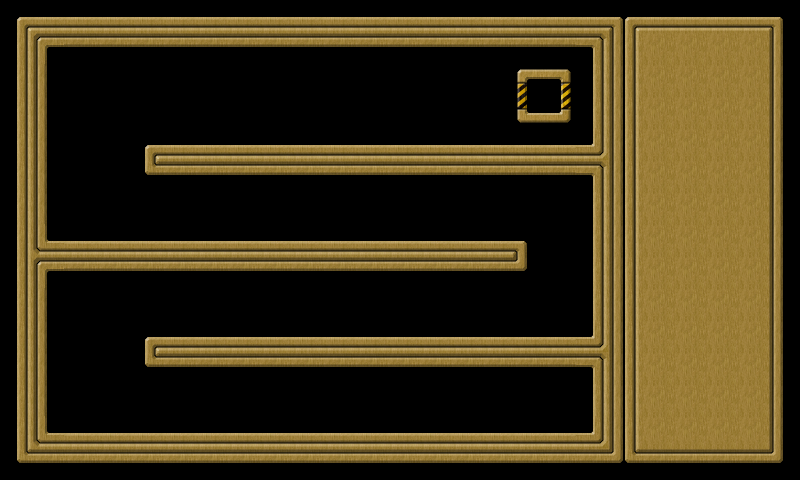

This is a level from a 2D game, rendered from its Tiled map with the project's own tilesets. A one-line summary and the map file follow, with tile-layer data summarised:
An orthogonal 25x15 tile map with 32x32 px tiles, 2 tile layers (background, controlpanel) and 39 objects (wall001, wall002, wall003, wall004, wall005, ...).

<map version="1.0" orientation="orthogonal" width="25" height="15" tilewidth="32" tileheight="32">
 <tileset firstgid="1" name="tileset" tilewidth="32" tileheight="32">
  <image source="tileset.png" width="160" height="448" />
 </tileset>
 <layer name="background" width="20" height="15">
  <data>[300 cells, 300 non-empty, 18 distinct tile ids]</data>
 </layer>
 <layer name="controlpanel" width="25" height="15">
  <data>[375 cells, 90 non-empty, 9 distinct tile ids]</data>
 </layer>
 <objectgroup name="objects" width="20" height="15">
  <object name="wall001" x="0" y="0" width="592" height="48">
   <properties>
    <property name="objClass" value="wall" />
   </properties>
  </object>
  <object name="wall002" x="592" y="0" width="48" height="432">
   <properties>
    <property name="objClass" value="wall" />
   </properties>
  </object>
  <object name="wall003" x="48" y="432" width="592" height="48">
   <properties>
    <property name="objClass" value="wall" />
   </properties>
  </object>
  <object name="wall004" x="0" y="48" width="48" height="432">
   <properties>
    <property name="objClass" value="wall" />
   </properties>
  </object>
  <object name="wall005" x="144" y="144" width="448" height="32">
   <properties>
    <property name="objClass" value="wall" />
   </properties>
  </object>
  <object name="wall006" x="48" y="240" width="480" height="32">
   <properties>
    <property name="objClass" value="wall" />
   </properties>
  </object>
  <object name="wall007" x="144" y="336" width="448" height="32">
   <properties>
    <property name="objClass" value="wall" />
   </properties>
  </object>
  <object name="star001" x="488" y="392" width="16" height="16">
   <properties>
    <property name="objClass" value="star" />
   </properties>
  </object>
  <object name="star002" x="424" y="392" width="16" height="16">
   <properties>
    <property name="objClass" value="star" />
   </properties>
  </object>
  <object name="star003" x="360" y="392" width="16" height="16">
   <properties>
    <property name="objClass" value="star" />
   </properties>
  </object>
  <object name="star004" x="296" y="392" width="16" height="16">
   <properties>
    <property name="objClass" value="star" />
   </properties>
  </object>
  <object name="star005" x="232" y="392" width="16" height="16">
   <properties>
    <property name="objClass" value="star" />
   </properties>
  </object>
  <object name="star006" x="168" y="392" width="16" height="16">
   <properties>
    <property name="objClass" value="star" />
   </properties>
  </object>
  <object name="star007" x="168" y="296" width="16" height="16">
   <properties>
    <property name="objClass" value="star" />
   </properties>
  </object>
  <object name="star008" x="232" y="296" width="16" height="16">
   <properties>
    <property name="objClass" value="star" />
   </properties>
  </object>
  <object name="star009" x="296" y="296" width="16" height="16">
   <properties>
    <property name="objClass" value="star" />
   </properties>
  </object>
  <object name="star010" x="360" y="296" width="16" height="16">
   <properties>
    <property name="objClass" value="star" />
   </properties>
  </object>
  <object name="star011" x="424" y="296" width="16" height="16">
   <properties>
    <property name="objClass" value="star" />
   </properties>
  </object>
  <object name="star012" x="488" y="296" width="16" height="16">
   <properties>
    <property name="objClass" value="star" />
   </properties>
  </object>
  <object name="star013" x="488" y="200" width="16" height="16">
   <properties>
    <property name="objClass" value="star" />
   </properties>
  </object>
  <object name="star014" x="424" y="200" width="16" height="16">
   <properties>
    <property name="objClass" value="star" />
   </properties>
  </object>
  <object name="star015" x="360" y="200" width="16" height="16">
   <properties>
    <property name="objClass" value="star" />
   </properties>
  </object>
  <object name="star016" x="296" y="200" width="16" height="16">
   <properties>
    <property name="objClass" value="star" />
   </properties>
  </object>
  <object name="star017" x="232" y="200" width="16" height="16">
   <properties>
    <property name="objClass" value="star" />
   </properties>
  </object>
  <object name="star018" x="168" y="200" width="16" height="16">
   <properties>
    <property name="objClass" value="star" />
   </properties>
  </object>
  <object name="star019" x="104" y="200" width="16" height="16">
   <properties>
    <property name="objClass" value="star" />
   </properties>
  </object>
  <object name="star020" x="72" y="200" width="16" height="16">
   <properties>
    <property name="objClass" value="star" />
   </properties>
  </object>
  <object name="star021" x="72" y="168" width="16" height="16">
   <properties>
    <property name="objClass" value="star" />
   </properties>
  </object>
  <object name="star022" x="72" y="136" width="16" height="16">
   <properties>
    <property name="objClass" value="star" />
   </properties>
  </object>
  <object name="star023" x="72" y="104" width="16" height="16">
   <properties>
    <property name="objClass" value="star" />
   </properties>
  </object>
  <object name="star024" x="72" y="72" width="16" height="16">
   <properties>
    <property name="objClass" value="star" />
   </properties>
  </object>
  <object name="star025" x="104" y="72" width="16" height="16">
   <properties>
    <property name="objClass" value="star" />
   </properties>
  </object>
  <object name="star026" x="104" y="104" width="16" height="16">
   <properties>
    <property name="objClass" value="star" />
   </properties>
  </object>
  <object name="star027" x="72" y="296" width="16" height="16">
   <properties>
    <property name="objClass" value="star" />
   </properties>
  </object>
  <object name="star028" x="72" y="328" width="16" height="16">
   <properties>
    <property name="objClass" value="star" />
   </properties>
  </object>
  <object name="star029" x="72" y="360" width="16" height="16">
   <properties>
    <property name="objClass" value="star" />
   </properties>
  </object>
  <object name="star030" x="72" y="392" width="16" height="16">
   <properties>
    <property name="objClass" value="star" />
   </properties>
  </object>
  <object name="goal001" x="536" y="88" width="16" height="16">
   <properties>
    <property name="objClass" value="goal" />
   </properties>
   <ellipse />
  </object>
  <object name="goodball001" x="546" y="386" width="29" height="29">
   <properties>
    <property name="objClass" value="goodball" />
   </properties>
   <ellipse />
  </object>
 </objectgroup>
</map>
